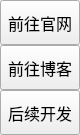
                 <widget class="QFrame" name="extraRightBox">
                  <property name="minimumSize">
                   <size>
                    <width>0</width>
                    <height>0</height>
                   </size>
                  </property>
                  <property name="maximumSize">
                   <size>
                    <width>0</width>
                    <height>16777215</height>
                   </size>
                  </property>
                  <property name="frameShape">
                   <enum>QFrame::NoFrame</enum>
                  </property>
                  <property name="frameShadow">
                   <enum>QFrame::Raised</enum>
                  </property>
                  <layout class="QVBoxLayout" name="verticalLayout_7">
                   <property name="spacing">
                    <number>0</number>
                   </property>
                   <property name="leftMargin">
                    <number>0</number>
                   </property>
                   <property name="topMargin">
                    <number>0</number>
                   </property>
                   <property name="rightMargin">
                    <number>0</number>
                   </property>
                   <property name="bottomMargin">
                    <number>0</number>
                   </property>
                   <item>
                    <widget class="QFrame" name="themeSettingsTopDetail">
                     <property name="maximumSize">
                      <size>
                       <width>16777215</width>
                       <height>3</height>
                      </size>
                     </property>
                     <property name="frameShape">
                      <enum>QFrame::NoFrame</enum>
                     </property>
                     <property name="frameShadow">
                      <enum>QFrame::Raised</enum>
                     </property>
                    </widget>
                   </item>
                   <item>
                    <widget class="QFrame" name="contentSettings">
                     <property name="layoutDirection">
                      <enum>Qt::LeftToRight</enum>
                     </property>
                     <property name="frameShape">
                      <enum>QFrame::NoFrame</enum>
                     </property>
                     <property name="frameShadow">
                      <enum>QFrame::Raised</enum>
                     </property>
                     <layout class="QVBoxLayout" name="verticalLayout_13">
                      <property name="spacing">
                       <number>0</number>
                      </property>
                      <property name="leftMargin">
                       <number>0</number>
                      </property>
                      <property name="topMargin">
                       <number>0</number>
                      </property>
                      <property name="rightMargin">
                       <number>0</number>
                      </property>
                      <property name="bottomMargin">
                       <number>0</number>
                      </property>
                      <item alignment="Qt::AlignTop">
                       <widget class="QFrame" name="topMenus">
                        <property name="layoutDirection">
                         <enum>Qt::LeftToRight</enum>
                        </property>
                        <property name="frameShape">
                         <enum>QFrame::NoFrame</enum>
                        </property>
                        <property name="frameShadow">
                         <enum>QFrame::Raised</enum>
                        </property>
                        <layout class="QVBoxLayout" name="verticalLayout_14">
                         <property name="spacing">
                          <number>0</number>
                         </property>
                         <property name="leftMargin">
                          <number>0</number>
                         </property>
                         <property name="topMargin">
                          <number>0</number>
                         </property>
                         <property name="rightMargin">
                          <number>0</number>
                         </property>
                         <property name="bottomMargin">
                          <number>0</number>
                         </property>
                         <item>
                          <widget class="QPushButton" name="btn_logout">
                           <property name="sizePolicy">
                            <sizepolicy hsizetype="Expanding" vsizetype="Fixed">
                             <horstretch>0</horstretch>
                             <verstretch>0</verstretch>
                            </sizepolicy>
                           </property>
                           <property name="minimumSize">
                            <size>
                             <width>0</width>
                             <height>45</height>
                            </size>
                           </property>
                           <property name="font">
                            <font>
                             <family>微软雅黑</family>
                             <pointsize>12</pointsize>
                             <italic>false</italic>
                             <bold>false</bold>
                            </font>
                           </property>
                           <property name="cursor">
                            <cursorShape>PointingHandCursor</cursorShape>
                           </property>
                           <property name="layoutDirection">
                            <enum>Qt::LeftToRight</enum>
                           </property>
                           <property name="styleSheet">
                            <string notr="true">background-image: url(:/icons/images/icons/cil-account-logout.png);</string>
                           </property>
                           <property name="text">
                            <string>前往官网</string>
                           </property>
                           <property name="iconSize">
                            <size>
                             <width>16</width>
                             <height>16</height>
                            </size>
                           </property>
                           <property name="flat">
                            <bool>false</bool>
                           </property>
                          </widget>
                         </item>
                         <item>
                          <widget class="QPushButton" name="btn_print">
                           <property name="sizePolicy">
                            <sizepolicy hsizetype="Expanding" vsizetype="Fixed">
                             <horstretch>0</horstretch>
                             <verstretch>0</verstretch>
                            </sizepolicy>
                           </property>
                           <property name="minimumSize">
                            <size>
                             <width>0</width>
                             <height>45</height>
                            </size>
                           </property>
                           <property name="font">
                            <font>
                             <family>微软雅黑</family>
                             <pointsize>12</pointsize>
                             <italic>false</italic>
                             <bold>false</bold>
                            </font>
                           </property>
                           <property name="cursor">
                            <cursorShape>PointingHandCursor</cursorShape>
                           </property>
                           <property name="layoutDirection">
                            <enum>Qt::LeftToRight</enum>
                           </property>
                           <property name="styleSheet">
                            <string notr="true">background-image: url(:/icons/images/icons/cil-print.png);</string>
                           </property>
                           <property name="text">
                            <string>前往博客</string>
                           </property>
                          </widget>
                         </item>
                         <item>
                          <widget class="QPushButton" name="btn_message_">
                           <property name="enabled">
                            <bool>true</bool>
                           </property>
                           <property name="sizePolicy">
                            <sizepolicy hsizetype="Expanding" vsizetype="Fixed">
                             <horstretch>0</horstretch>
                             <verstretch>0</verstretch>
                            </sizepolicy>
                           </property>
                           <property name="minimumSize">
                            <size>
                             <width>0</width>
                             <height>45</height>
                            </size>
                           </property>
                           <property name="font">
                            <font>
                             <family>微软雅黑</family>
                             <pointsize>12</pointsize>
                             <italic>false</italic>
                             <bold>false</bold>
                            </font>
                           </property>
                           <property name="cursor">
                            <cursorShape>PointingHandCursor</cursorShape>
                           </property>
                           <property name="layoutDirection">
                            <enum>Qt::LeftToRight</enum>
                           </property>
                           <property name="styleSheet">
                            <string notr="true">background-image: url(:/icons/images/icons/cil-envelope-open.png);</string>
                           </property>
                           <property name="text">
                            <string>后续开发</string>
                           </property>
                          </widget>
                         </item>
                        </layout>
                       </widget>
                      </item>
                     </layout>
                    </widget>
                   </item>
                  </layout>
                 </widget>
